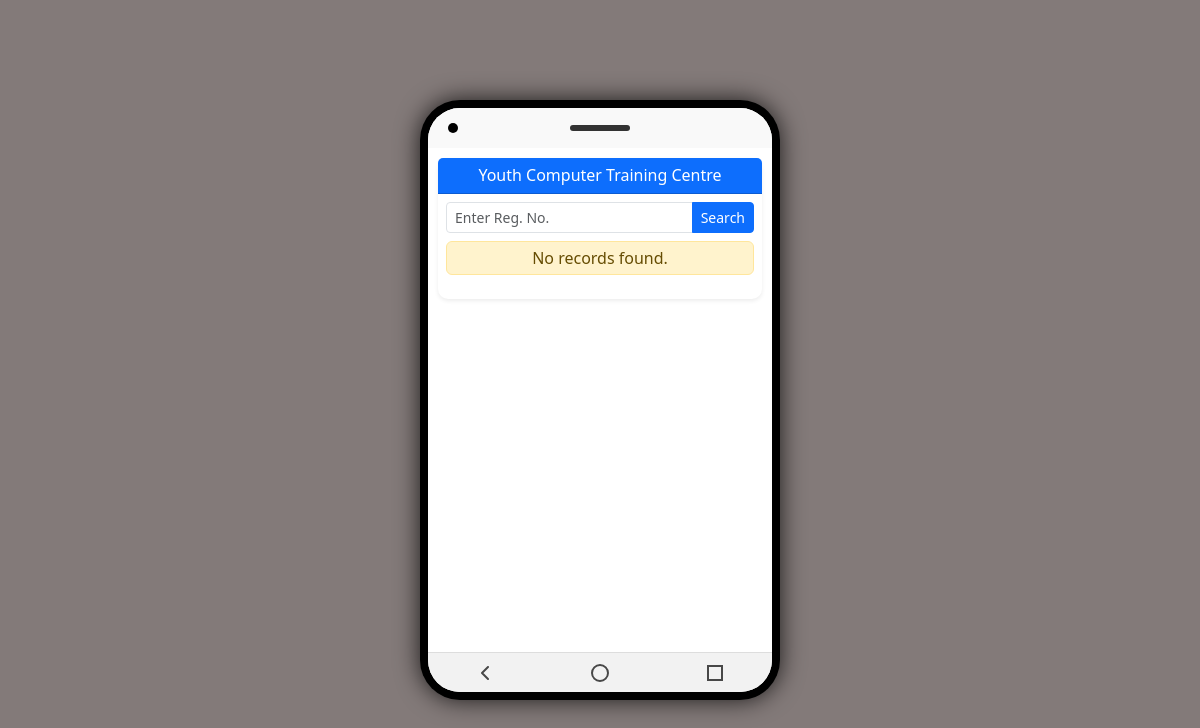
The app's page /viewexam.php?regno=YS-HBA/78-7500123/2025, older data.
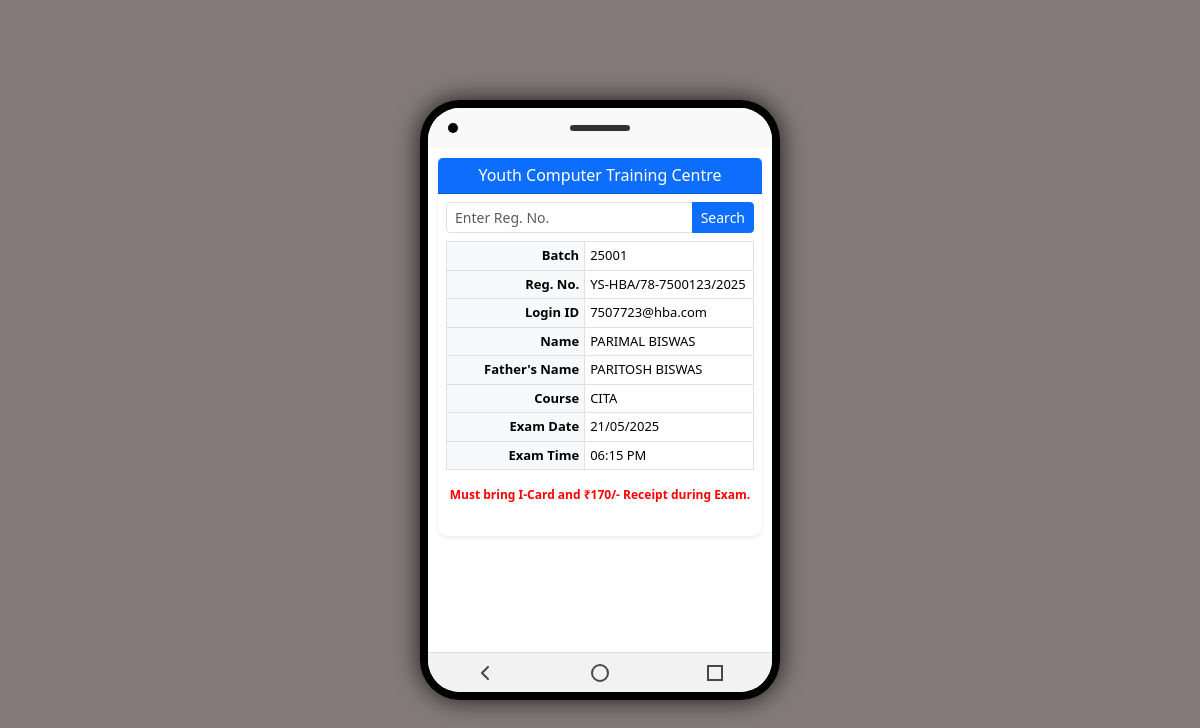
The same page, newer data.
### tables this page shows
CREATE TABLE `exam` (
  `batch` varchar(10) DEFAULT NULL,
  `regno` varchar(25) DEFAULT NULL,
  `loginid` varchar(25) DEFAULT NULL,
  `sname` varchar(30) DEFAULT NULL,
  `fname` varchar(30) DEFAULT NULL,
  `course` varchar(10) DEFAULT NULL,
  `exam_date` date DEFAULT NULL,
  `exam_time` time DEFAULT NULL
);

### viewexam.php (the view, shortened to what this page needs)
<?php
include 'connection.php';
?>
<!DOCTYPE html>
<html lang="en">
<head>
  <link href="https://cdn.jsdelivr.net/npm/bootstrap@5.3.3/dist/css/bootstrap.min.css" rel="stylesheet">
</head>
<body>
<div class="phone-frame">
  <div class="phone-screen">
    <div class="top-bar">
      <div class="camera"></div>
      <div class="speaker"></div>
    </div>
    <div class="screen-content">
      <div class="card shadow-sm">
        <div class="card-header bg-primary text-white text-center py-2">
          <h6 class="mb-0">Youth Computer Training Centre</h6>
        </div>
        <div class="card-body p-2">
          <form method="get" class="mb-2">
            <div class="input-group input-group-sm">
              <input type="text" name="regno" class="form-control" placeholder="Enter Reg. No." required>
              <button type="submit" class="btn btn-primary">Search</button>
            </div>
          </form>
          <?php
          if (isset($_GET['regno'])) {
              $regno = $conn->real_escape_string($_GET['regno']);
              $sql = "SELECT * FROM exam WHERE regno LIKE '%$regno%'";
              $result = $conn->query($sql);
              if ($result->num_rows > 0) {
                  while ($row = $result->fetch_assoc()) {
                      $formatted_date = date("d/m/Y", strtotime($row['exam_date']));
                      $formatted_time = date("h:i A", strtotime($row['exam_time']));
                      echo "<div class='table-responsive mb-2'>";
                      echo "<table class='table table-bordered table-sm'>
                              <tr><th>Batch</th><td>{$row['batch']}</td></tr>
                              <tr><th>Reg. No.</th><td>{$row['regno']}</td></tr>
                              <tr><th>Login ID</th><td>{$row['loginid']}</td></tr>
                              <tr><th>Name</th><td>{$row['sname']}</td></tr>
                              <tr><th>Father's Name</th><td>{$row['fname']}</td></tr>
                              <tr><th>Course</th><td>{$row['course']}</td></tr>
                              <tr><th>Exam Date</th><td>{$formatted_date}</td></tr>
                              <tr><th>Exam Time</th><td>{$formatted_time}</td></tr>
                            </table>";
                      echo "<p class='note'>Must bring I-Card and ₹170/- Receipt during Exam.</p>";
                      echo "</div>";
                  }
              } else {
                  echo "<div class='alert alert-warning text-center p-1'>No records found.</div>";
              }
          }
          ?>
        </div>
      </div>
    </div>
    <div class="nav-bar">
      <div class="nav-btn">
        <svg viewBox="0 0 24 24" fill="none">
          <path d="M15 18L9 12L15 6" stroke="black" stroke-width="2" stroke-linecap="round" stroke-linejoin="round"/>
        </svg>
      </div>
      <div class="nav-btn">
        <div class="home"></div>
      </div>
      <div class="nav-btn">
        <div class="square"></div>
      </div>
    </div>
  </div>
</div>
</body>
</html>

### viewexam.php (style rules this page uses)
body { margin: 0; padding: 0; background: #837a79; display: flex; justify-content: center; align-items: center; height: 100vh; font-family: 'Segoe UI', sans-serif; }
.phone-frame { width: 360px; height: 600px; background: #000; border-radius: 40px; box-shadow: 0 0 25px rgba(0, 0, 0, 0.8); padding: 8px; box-sizing: border-box; position: relative; }
.phone-screen { width: 100%; height: 100%; background: #fff; border-radius: 32px; overflow: hidden; display: flex; flex-direction: column; position: relative; }
.top-bar { height: 40px; position: relative; background: #f9f9f9; display: flex; align-items: center; justify-content: center; }
.camera { width: 10px; height: 10px; background: #000; border-radius: 50%; position: absolute; left: 20px; }
.speaker { width: 60px; height: 6px; background: #333; border-radius: 3px; }
.screen-content { flex: 1; padding: 10px; overflow-y: auto; box-sizing: border-box; }
.nav-bar { height: 40px; background: #f2f2f2; border-top: 1px solid #ddd; display: flex; justify-content: space-around; align-items: center; }
.nav-btn { display: flex; align-items: center; justify-content: center; width: 32px; height: 32px; opacity: 0.7; }
.nav-btn svg { width: 24px; height: 24px; }
.home { width: 18px; height: 18px; border-radius: 50%; border: 2px solid #000; }
.square { width: 16px; height: 16px; border: 2px solid #000; }
.card { border-radius: 10px; border: none; }
.card-header { padding: 8px; }
.input-group .form-control { font-size: 14px; }
.table th { width: 45%; background-color: #f8f9fa; text-align: right; font-size: 13px; padding-right: 5px; }
.table td { font-weight: 500; font-size: 13px; padding-left: 5px; }
.note { text-align: center; color: red; font-weight: 600; font-size: 12px; margin-top: 10px; }

Row changes from the older to the newer data that the page shows:
added exam: batch "25001", regno "YS-HBA/78-7500123/2025", loginid "7507723@hba.com", sname "PARIMAL BISWAS", fname "PARITOSH BISWAS", course "CITA", exam_date "21/05/2025", exam_time "06:15 PM"
Text that changed along with them:
text no longer shown: "No records found."
